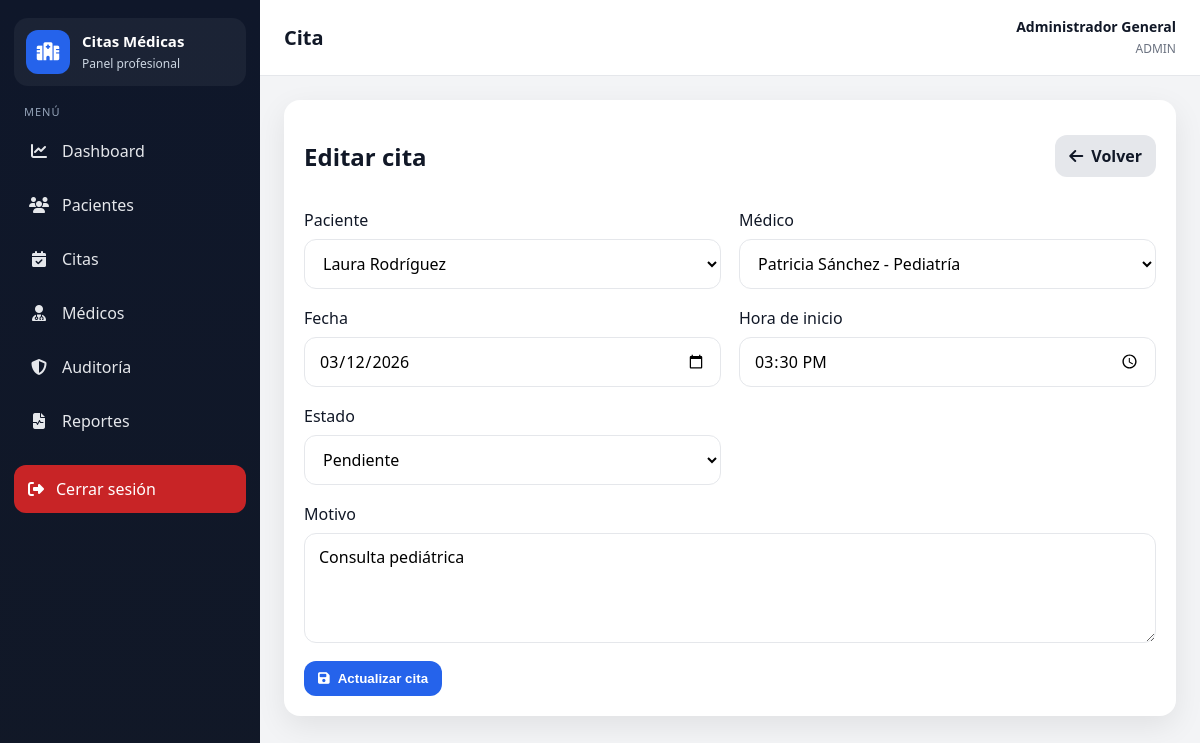
Screenshot of /index.php?controller=cita&action=editar&id=5 (signed in) with the database file from the repository.
### tables this page shows
CREATE TABLE citas (
    id INT AUTO_INCREMENT PRIMARY KEY,
    paciente_id INT NOT NULL,
    medico_id INT NOT NULL,
    fecha DATE NOT NULL,
    hora_inicio TIME NOT NULL,
    hora_fin TIME NOT NULL,
    motivo VARCHAR(250) NULL,
    estado ENUM('pendiente', 'completada', 'cancelada') DEFAULT 'pendiente',
    fecha_creacion TIMESTAMP DEFAULT CURRENT_TIMESTAMP,
    CONSTRAINT fk_citas_paciente FOREIGN KEY (paciente_id) REFERENCES pacientes(id) ON DELETE CASCADE,
    CONSTRAINT fk_citas_medico FOREIGN KEY (medico_id) REFERENCES medicos(id) ON DELETE CASCADE,
    INDEX idx_medico_fecha (medico_id, fecha),
    INDEX idx_paciente_fecha (paciente_id, fecha)
);

CREATE TABLE pacientes (
    id INT AUTO_INCREMENT PRIMARY KEY,
    nombre VARCHAR(100) NOT NULL,
    apellido VARCHAR(100) NOT NULL,
    cedula VARCHAR(15) NOT NULL UNIQUE,
    telefono VARCHAR(20) NULL,
    email VARCHAR(100) NOT NULL,
    fecha_nacimiento DATE NULL,
    fecha_registro TIMESTAMP DEFAULT CURRENT_TIMESTAMP
);

CREATE TABLE medicos (
    id INT AUTO_INCREMENT PRIMARY KEY,
    nombre VARCHAR(100) NOT NULL,
    apellido VARCHAR(100) NOT NULL,
    especialidad VARCHAR(100) NOT NULL,
    telefono VARCHAR(20) NULL,
    email VARCHAR(100) NOT NULL UNIQUE,
    fecha_registro TIMESTAMP DEFAULT CURRENT_TIMESTAMP
);

### app/controllers/CitaController.php (called while the page is built, shortened)
<?php
require_once __DIR__ . '/../models/Cita.php';
require_once __DIR__ . '/../models/Paciente.php';
require_once __DIR__ . '/../models/Medico.php';
class CitaController extends Controller {
    private $cita;
    public function __construct(){
        $this->cita = new Cita();
    }
    public function editar(){
        $id = (int)($_GET['id'] ?? 0);
        $cita = $this->cita->obtenerPorId($id);
        $pacienteModel = new Paciente();
        $medicoModel = new Medico();
        $pacientes = $pacienteModel->obtenerTodos();
        $medicos = $medicoModel->obtenerTodos();
        require_once __DIR__ . '/../views/citas/editar.php';
    }
}

### routes/web.php (called while the page is built, shortened)
<?php
$controller = $_GET['controller'] ?? (isset($_SESSION['usuario_id']) ? 'dashboard' : 'auth');
$action = $_GET['action'] ?? (isset($_SESSION['usuario_id']) ? 'index' : 'login');
switch($controller){
    case 'cita':
        require_once __DIR__ . '/../app/controllers/CitaController.php';
        $ctrl = new CitaController();
        break;
}
$ctrl->$action();

### public/index.php (called while the page is built, shortened)
<?php
require_once __DIR__ . '/../routes/web.php';

### app/config/database.php (called while the page is built)
<?php
class Database {
    private $host = "localhost";
    private $db_name = "citas_medicas";
    private $username = "root";
    private $password = "admin";
    private $charset = "utf8mb4";
    public function conectar() {
        try {
            $dsn = "mysql:host={$this->host};dbname={$this->db_name};charset={$this->charset}";
            $pdo = new PDO($dsn, $this->username, $this->password);
            $pdo->setAttribute(PDO::ATTR_ERRMODE, PDO::ERRMODE_EXCEPTION);
            $pdo->setAttribute(PDO::ATTR_DEFAULT_FETCH_MODE, PDO::FETCH_ASSOC);
            return $pdo;
        } catch (PDOException $e) {
            die("Error de conexión: " . $e->getMessage());
        }
    }
}

### app/core/Model.php (called while the page is built, shortened)
<?php
require_once __DIR__ . '/../config/database.php';
class Model {
    public function __construct() {
        $database = new Database();
        $this->db = $database->conectar();
    }
}

### app/models/Paciente.php (called while the page is built, shortened)
<?php
require_once __DIR__ . '/../core/Model.php';
class Paciente extends Model {
   public function obtenerTodos(){
        $sql = "SELECT p.*, u.id AS usuario_id, u.estado AS usuario_estado
                FROM pacientes p
                LEFT JOIN usuarios u ON u.paciente_id = p.id AND u.rol = 'paciente'
                WHERE p.estado = 'activo'
                ORDER BY p.id DESC";
        $stmt = $this->db->prepare($sql);
        $stmt->execute();
        return $stmt->fetchAll();
    }
}

### app/models/Cita.php (called while the page is built, shortened)
<?php
require_once __DIR__ . '/../core/Model.php';
class Cita extends Model {
    public function obtenerPorId($id){
        $sql = "SELECT
                    c.*,
                    CONCAT(p.nombre, ' ', p.apellido) AS paciente,
                    p.email AS paciente_email,
                    p.telefono AS paciente_telefono,
                    CONCAT(m.nombre, ' ', m.apellido) AS medico
                FROM citas c
                INNER JOIN pacientes p ON c.paciente_id = p.id
                INNER JOIN medicos m ON c.medico_id = m.id
                WHERE c.id = :id
                LIMIT 1";
        $stmt = $this->db->prepare($sql);
        $stmt->bindParam(':id', $id, PDO::PARAM_INT);
        $stmt->execute();
        return $stmt->fetch(PDO::FETCH_ASSOC);
    }
}

### app/models/Medico.php (called while the page is built, shortened)
<?php
require_once __DIR__ . '/../core/Model.php';
class Medico extends Model {
    public function obtenerTodos() {
        $sql = "SELECT * FROM medicos
                WHERE TRIM(LOWER(estado)) = 'activo'
                ORDER BY nombre ASC";
        $stmt = $this->db->prepare($sql);
        $stmt->execute();
        return $stmt->fetchAll(PDO::FETCH_ASSOC);
    }
}

### app/views/citas/editar.php (the view, shortened to what this page needs)
<?php require_once __DIR__ . '/../layout/header.php'; ?>
<div class="form-card"><div class="form-header"><h2>Editar cita</h2><a href="index.php?controller=cita&action=index" class="btn btn-secondary"><i class="fa-solid fa-arrow-left"></i> Volver</a></div>
<form method="POST" action="index.php?controller=cita&action=actualizar"><input type="hidden" name="id" value="<?= $cita['id'] ?>"><div class="form-grid">
<div class="form-group"><label>Paciente</label><select name="paciente_id" required><option value="">Seleccione un paciente</option><?php foreach ($pacientes as $p): ?><option value="<?= $p['id'] ?>" <?= $p['id'] == $cita['paciente_id'] ? 'selected' : '' ?>><?= htmlspecialchars($p['nombre'].' '.$p['apellido']) ?></option><?php endforeach; ?></select></div>
<div class="form-group"><label>Médico</label><select name="medico_id" required><option value="">Seleccione un médico</option><?php foreach ($medicos as $m): ?><option value="<?= $m['id'] ?>" <?= $m['id'] == $cita['medico_id'] ? 'selected' : '' ?>><?= htmlspecialchars($m['nombre'].' '.$m['apellido'].' - '.$m['especialidad']) ?></option><?php endforeach; ?></select></div>
<div class="form-group"><label>Fecha</label><input type="date" name="fecha" value="<?= htmlspecialchars($cita['fecha']) ?>" required></div>
<div class="form-group"><label>Hora de inicio</label><input type="time" name="hora_inicio" value="<?= htmlspecialchars(substr($cita['hora_inicio'],0,5)) ?>" required></div>
<div class="form-group"><label>Estado</label><select name="estado"><option value="pendiente" <?= $cita['estado']==='pendiente'?'selected':'' ?>>Pendiente</option></select></div>
<div class="form-group full"><label>Motivo</label><textarea name="motivo" maxlength="250"><?= htmlspecialchars($cita['motivo']) ?></textarea></div>
</div><div class="form-actions"><button class="btn btn-primary"><i class="fa-solid fa-floppy-disk"></i> Actualizar cita</button></div></form></div>
<?php require_once __DIR__ . '/../layout/footer.php'; ?>

### public/assets/css/app.css (style rules this page uses)
:root { --sidebar-bg:#111827;--sidebar-hover:#1f2937;--sidebar-active:#2563eb;--body-bg:#f3f4f6;--card-bg:#fff;--text:#111827;--muted:#6b7280;--border:#e5e7eb;--primary:#2563eb;--primary-dark:#1d4ed8;--success:#16a34a;--warning:#f59e0b;--danger:#dc2626;--info:#0ea5e9;--shadow:0 10px 30px rgba(0,0,0,.08);--radius:16px }
* { box-sizing:border-box }
body { margin:0;font-family:'Segoe UI',Tahoma,Geneva,Verdana,sans-serif;background:var(--body-bg);color:var(--text) }
a { text-decoration:none;color:inherit }
.card,.table-card,.form-card { background:var(--card-bg);border-radius:var(--radius);box-shadow:var(--shadow) }
.table-card,.form-card { padding:20px }
.table-header,.form-header { display:flex;align-items:center;justify-content:space-between;gap:15px;margin-bottom:16px }
.btn { border:none;border-radius:12px;padding:10px 14px;font-weight:700;cursor:pointer;display:inline-flex;align-items:center;gap:8px }
.btn-primary { background:var(--primary);color:#fff }
.btn-secondary { background:#e5e7eb;color:#111827 }
.form-grid { display:grid;grid-template-columns:repeat(2,minmax(0,1fr));gap:18px }
.form-group { display:flex;flex-direction:column;gap:8px }
.form-group.full { grid-column:1/-1 }
.form-group input,.form-group select,.form-group textarea { padding:12px 14px;border:1px solid var(--border);border-radius:12px;font:inherit;background:#fff }
.form-group textarea { min-height:110px;resize:vertical }
.form-actions { display:flex;gap:12px;flex-wrap:wrap;margin-top:18px }

### rows the page displays
citas: paciente_id "Laura Rodríguez", medico_id "Patricia Sánchez - Pediatría", fecha "03/12/2026", hora_inicio "15:30", estado "Pendiente", motivo "Consulta pediátrica"

### other values shown
$currentController "Cita"
$_SESSION['usuario_nombre'] "Administrador General"
$role "ADMIN"
